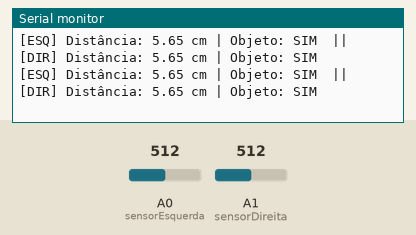
Bench run of a sketch on a simulated Arduino Uno, built with avr-gcc and run on an emulated ATmega328P. On the bench: the last lines printed to the serial monitor. The test bench sets the inputs (shaded band); at power-on: A0 (sensorEsquerda) = 512, A1 (sensorDireita) = 512.

Above: at 1.2 s.
1.3 s: A0 (sensorEsquerda) set to 695
At 1.5 s:
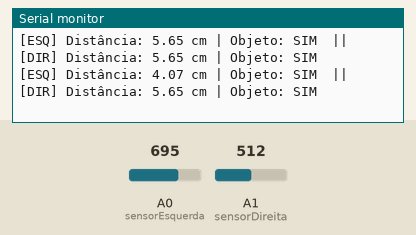
4.3 s: A0 (sensorEsquerda) set to 721
At 4.61 s:
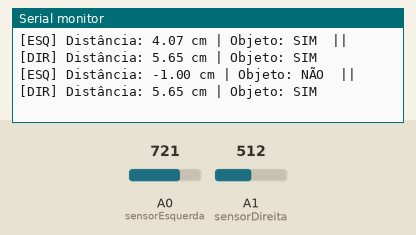
6.3 s: A1 (sensorDireita) set to 697
At 6.41 s:
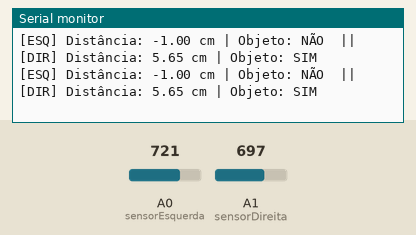
7.8 s: A1 (sensorDireita) set to 723
At 7.98 s:
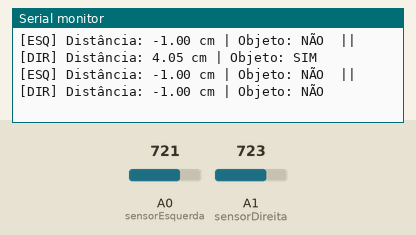

Measured:
- the behaviour switches between 705 and 706 on A0 (sensorEsquerda) (found by bisection; images 1 and 2)
- the behaviour switches between 705 and 706 on A1 (sensorDireita) (found by bisection; images 3 and 4)
- after the input at 1.3 s, the serial monitor: prints a new line at once (image 1)
- after the input at 4.3 s, the serial monitor: prints a new line after 0.15 s (image 2)
- after the input at 7.8 s, the serial monitor: prints a new line at once (image 4)

The sketch:

Drive_Sensor_Sharp.ino
```cpp
#include "SharpSensor.hpp"

const int sensorEsquerda = A0;
const int sensorDireita  = A1;

void setup() {
  Serial.begin(9600);
  pinMode(sensorEsquerda, INPUT);
  pinMode(sensorDireita, INPUT);
}

void loop() {
  // Lê os sensores
  SharpResult leituraEsq = lerSharp(sensorEsquerda, 20.0);
  SharpResult leituraDir = lerSharp(sensorDireita, 25.0);

  // Exibe os dados no serial monitor
  Serial.print("[ESQ] Distância: ");
  Serial.print(leituraEsq.distancia_cm);
  Serial.print(" cm | Objeto: ");
  Serial.print(leituraEsq.objeto_detectado ? "SIM" : "NÃO");

  Serial.print("  ||  ");

  Serial.print("[DIR] Distância: ");
  Serial.print(leituraDir.distancia_cm);
  Serial.print(" cm | Objeto: ");
  Serial.println(leituraDir.objeto_detectado ? "SIM" : "NÃO");

  delay(200);
}
```

SharpSensor.cpp
```cpp
#include "SharpSensor.hpp"
#include <Arduino.h>

SharpResult lerSharp(int pinoAnalogico, float limite_cm) {
  int leitura = analogRead(pinoAnalogico);
  float volts = leitura * (5.0 / 1023.0);

  // Fórmula aproximada para GP2Y0A41SK0F
  float distancia_cm = 13.0 / (volts - 0.2);

  if (distancia_cm < 4 || distancia_cm > 30) {
    distancia_cm = -1;
  }

  bool detectado = (distancia_cm > 0 && distancia_cm <= limite_cm);

  return { distancia_cm, detectado };
}
```

SharpSensor.hpp
```cpp
#ifndef SHARP_SENSOR_HPP
#define SHARP_SENSOR_HPP

struct SharpResult {
  float distancia_cm;
  bool objeto_detectado;
};

/**
 * Lê um sensor Sharp GP2Y0A41SK0F.
 * @param pinoAnalogico - Pino analógico conectado ao sensor.
 * @param limite_cm - Distância limite para considerar detecção (default = 15 cm).
 * @return SharpResult com distância estimada e flag de detecção.
 */
SharpResult lerSharp(int pinoAnalogico, float limite_cm = 15.0);

#endif
```
